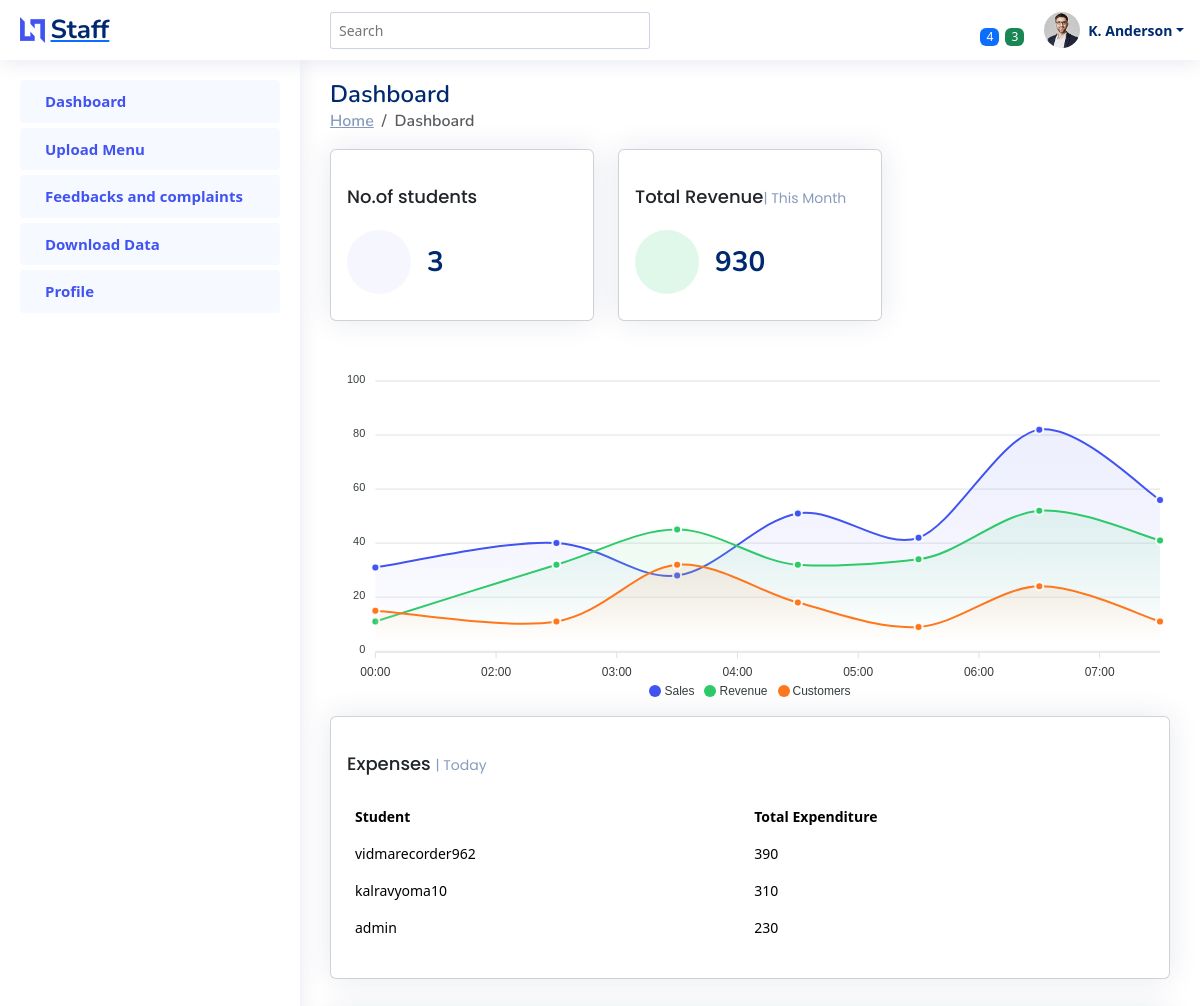
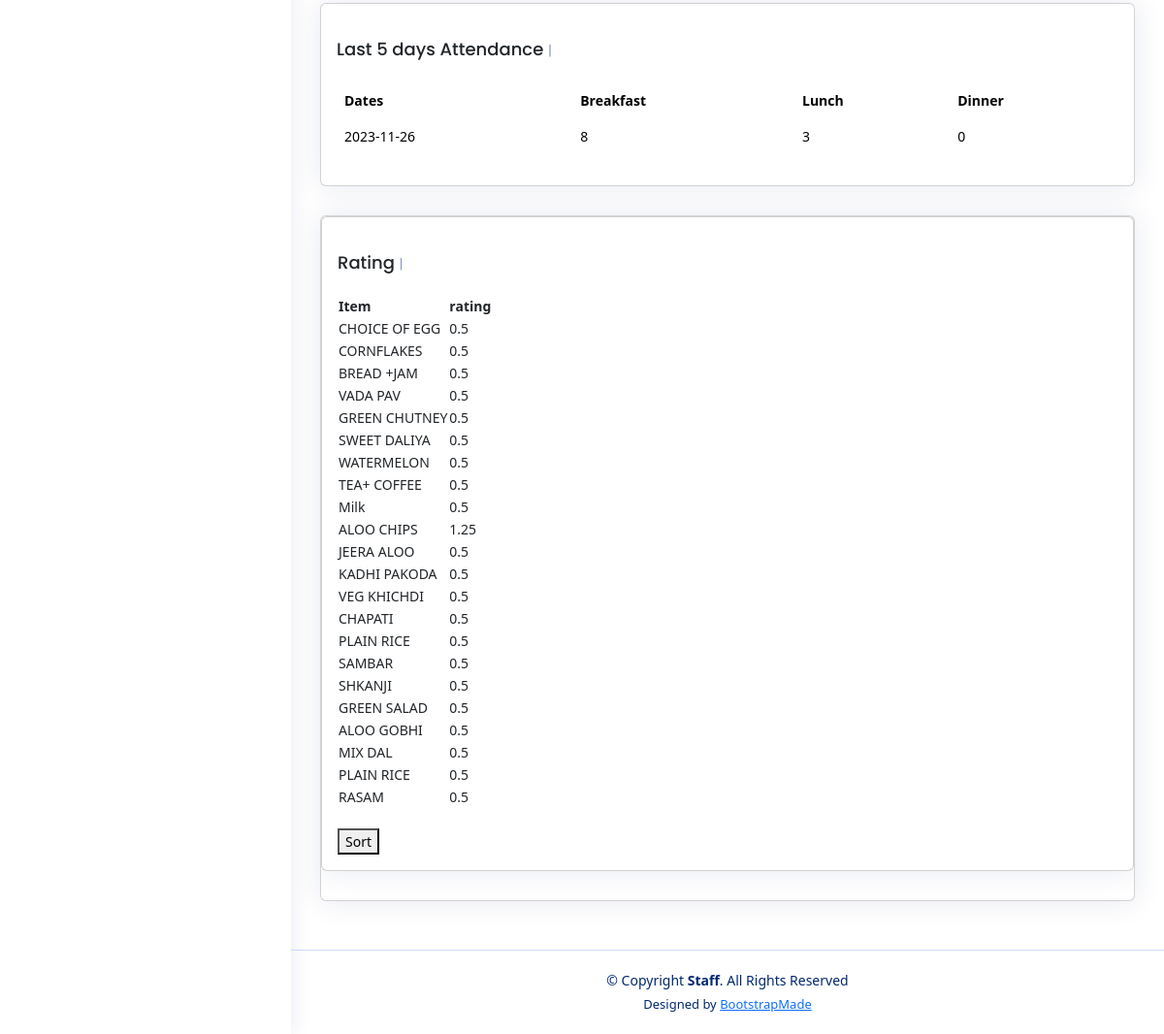
/polls/Exp, run on the app's committed database (2 pictures, top to bottom).
### polls/models.py (models this page shows)
class Expenditure(models.Model):
    name=models.CharField(max_length=350)
    exp=models.CharField(max_length=350,default="0")

class AT2(models.Model):
    date=models.CharField(max_length=20,default="0")
    Dinner = models.CharField(max_length=20,default="0")
    breakfast = models.CharField(max_length=20,default="0")
    lunch = models.CharField(max_length=20,default="0")

class Rating(models.Model):
    menu_item = models.CharField(max_length=90)
    rating = models.IntegerField(default="0")
    person = models.IntegerField(default="0")
    avg = models.IntegerField(default="0")

### polls/views.py (the view)
# urls.py: path('Exp',views.expenditure,name='downljhuodad'),
def expenditure(request):
    ER=Expenditure.objects.all()
    a=0
    h=0
    for i in ER:
        h=h+1
        a=int(i.exp)+a
    FT = AT2.objects.all()
    FTE=Rating.objects.all()
    for i in FTE:
        i.avg=i.rating/i.person
        i.save()
    return render(request,"staff2.html",{"ER":ER,"FT":FT,"a":a,"h":h,"FTE":FTE})

### polls/templates/staff2.html (shortened to what this page needs)
<!DOCTYPE html>
<html lang="en">
<head>
</head>
<body>
  <header id="header" class="header fixed-top d-flex align-items-center">
    <div class="d-flex align-items-center justify-content-between">
      <a href="staff2" class="logo d-flex align-items-center">
        <img src="assets/img/logo.png" alt="">
        <span class="d-none d-lg-block">Staff</span>
      </a>
    </div>
    <div class="search-bar">
      <form class="search-form d-flex align-items-center" method="POST" action="#">
        <input type="text" name="query" placeholder="Search" title="Enter search keyword">
      </form>
    </div>
    <nav class="header-nav ms-auto">
      <ul class="d-flex align-items-center">
        <li class="nav-item dropdown">
          <a class="nav-link nav-icon" href="#" data-bs-toggle="dropdown">
            <span class="badge bg-primary badge-number">4</span>
          </a>
        </li>
        <li class="nav-item dropdown">
          <a class="nav-link nav-icon" href="#" data-bs-toggle="dropdown">
            <span class="badge bg-success badge-number">3</span>
          </a>
        </li>
        <li class="nav-item dropdown pe-3">
          <a class="nav-link nav-profile d-flex align-items-center pe-0" href="#" data-bs-toggle="dropdown">
            <img src="assets/img/profile-img.jpg" alt="Profile" class="rounded-circle">
            <span class="d-none d-md-block dropdown-toggle ps-2">K. Anderson</span>
          </a>
        </li>
      </ul>
    </nav>
  </header>
  <aside id="sidebar" class="sidebar">
    <ul class="sidebar-nav" id="sidebar-nav">
      <li class="nav-item">
        <a class="nav-link " href="Exp">
          <span>Dashboard</span>
        </a>
      </li>
      <li class="nav-item">
        <a class="nav-link " href="down">
          <span>Upload Menu</span>
        </a>
      </li>
    <li class="nav-item">
        <a class="nav-link " href="staff-dashboard/">
          <span>Feedbacks and complaints</span>
        </a>
      </li>
      <li class="nav-item">
        <a class="nav-link " href="data">
          <span>Download Data</span>
        </a>
      </li>
      <li class="nav-item">
        <a class="nav-link " href="uio">
          <span>Profile</span>
        </a>
      </li>
    </ul>
  </aside>
  <main id="main" class="main">
    <div class="pagetitle">
      <h1>Dashboard</h1>
      <nav>
        <ol class="breadcrumb">
          <li class="breadcrumb-item"><a href="index.html">Home</a></li>
          <li class="breadcrumb-item active">Dashboard</li>
        </ol>
      </nav>
    </div>
    <section class="section dashboard">
      <div class="row">
        <div class="col-lg-8">
          <div class="row">
            <div class="col-xxl-4 col-md-6">
              <div class="card info-card sales-card">
                <div class="filter">
                  <a class="icon" href="#" data-bs-toggle="dropdown"></a>
                </div>
                <div class="card-body">
                  <h5 class="card-title">No.of students </h5>
                  <div class="d-flex align-items-center">
                    <div class="card-icon rounded-circle d-flex align-items-center justify-content-center">
                    </div>
                    <div class="ps-3">
                      <h6>{{h}}</h6>
                    </div>
                  </div>
                </div>
              </div>
            </div>
            <div class="col-xxl-4 col-md-6">
              <div class="card info-card revenue-card">
                <div class="filter">
                  <a class="icon" href="#" data-bs-toggle="dropdown"></a>
                </div>
                <div class="card-body">
                  <h5 class="card-title">Total Revenue<span>| This Month</span></h5>
                  <div class="d-flex align-items-center">
                    <div class="card-icon rounded-circle d-flex align-items-center justify-content-center">
                    </div>
                    <div class="ps-3">
                      <h6>{{a}}</h6>
                    </div>
                  </div>
                </div>
              </div>
            </div>
                </div>
              </div>
            </div>
                  <div id="reportsChart"></div>
            <div class="col-12">
              <div class="card recent-sales overflow-auto">
                <div class="filter">
                  <a class="icon" href="#" data-bs-toggle="dropdown"></a>
                </div>
                <div class="card-body">
                  <h5 class="card-title">Expenses <span>| Today</span></h5>
                  <table class="table table-borderless datatable">
                    <thead>
                      <tr>
                        <th scope="col">Student </th>
                        <th scope="col">Total Expenditure</th>
                      </tr>
                    </thead>
                    <tbody>
                      {% for fees in ER %}
                  <tr>
                  <td>{{fees.name}} </td>
                  <td>{{ fees.exp}} </td>
                  </tr>
                  {% endfor %}
                  </tbody>
                  </table>
                </div>
              </div>
            </div>
            <div class="col-12">
              <div class="card recent-sales overflow-auto">
                <div class="filter">
                  <a class="icon" href="#" data-bs-toggle="dropdown"></a>
                </div>
                <div class="card-body">
                  <h5 class="card-title">Last 5 days Attendance <span>| </span></h5>
                  <table class="table table-borderless datatable">
                    <thead>
                      <tr>
                        <th scope="col">Dates </th>
                        <th scope="col">Breakfast</th>
                        <th scope="col">Lunch</th>
                        <th scope="col">Dinner</th>
                      </tr>
                    </thead>
                    <tbody>
                      {% for fees in FT %}
                  <tr>
                  <td>{{fees.date}} </td>
                  <td>{{ fees.breakfast}} </td>
                  <td>{{ fees.lunch}} </td>
                  <td>{{ fees.Dinner}} </td>
                  </tr>
                  {% endfor %}
                  </tbody>
                  </table>
                </div>
              </div>
            </div>
          <div class="col-12">
            <div class="card recent-sales overflow-auto">
              <div class="filter">
                <a class="icon" href="#" data-bs-toggle="dropdown"></a>
              </div>
              <div class="card recent-sales overflow-auto">
                <div class="filter">
                  <a class="icon" href="#" data-bs-toggle="dropdown"></a>
                </div>
                <div class="card-body">
                  <h5 class="card-title">Rating <span>| </span></h5>
                  <table id="myTable">
                    <tr>
                      <th>Item</th>
                      <th>rating</th>
                    </tr>
                    {% for fees in FTE %}
                    <tr>
                    <td>{{fees.menu_item}} </td>
                    <td>{{ fees.avg}} </td>
                    </tr>
                    {% endfor %}
                  </table>
                  <br>
                  <button onclick="sortTable(0)">Sort</button>
            </div>
          </div>
            </div>
          </div>
  </main>
  <footer id="footer" class="footer">
    <div class="copyright">
      &copy; Copyright <strong><span>Staff</span></strong>. All Rights Reserved
    </div>
    <div class="credits">
      Designed by <a href="https://bootstrapmade.com/">BootstrapMade</a>
    </div>
  </footer>
</body>
</html>

### data on the page
Expenditure: name "vidmarecorder962", exp "390"
Expenditure: name "kalravyoma10", exp "310"
Expenditure: name "admin", exp "230"
AT2: date "2023-11-26", breakfast "8", lunch "3", Dinner "0"
Rating: menu_item "CHOICE OF EGG", avg "0.5"
Rating: menu_item "CORNFLAKES", avg "0.5"
Rating: menu_item "BREAD +JAM", avg "0.5"
Rating: menu_item "VADA PAV", avg "0.5"
Rating: menu_item "GREEN CHUTNEY", avg "0.5"
Rating: menu_item "SWEET DALIYA", avg "0.5"
Rating: menu_item "WATERMELON", avg "0.5"
Rating: menu_item "TEA+ COFFEE", avg "0.5"
Rating: menu_item "Milk", avg "0.5"
Rating: menu_item "ALOO CHIPS", avg "1.25"
Rating: menu_item "JEERA ALOO", avg "0.5"
Rating: menu_item "KADHI PAKODA", avg "0.5"
Rating: menu_item "VEG KHICHDI", avg "0.5"
Rating: menu_item "CHAPATI", avg "0.5"
Rating: menu_item "PLAIN RICE", avg "0.5"
Rating: menu_item "SAMBAR", avg "0.5"
Rating: menu_item "SHKANJI", avg "0.5"
Rating: menu_item "GREEN SALAD", avg "0.5"
Rating: menu_item "ALOO GOBHI", avg "0.5"
Rating: menu_item "MIX DAL", avg "0.5"
Rating: menu_item "PLAIN RICE", avg "0.5"
Rating: menu_item "RASAM", avg "0.5"

### other printed values
{{ h }} "3"
{{ a }} "930"
